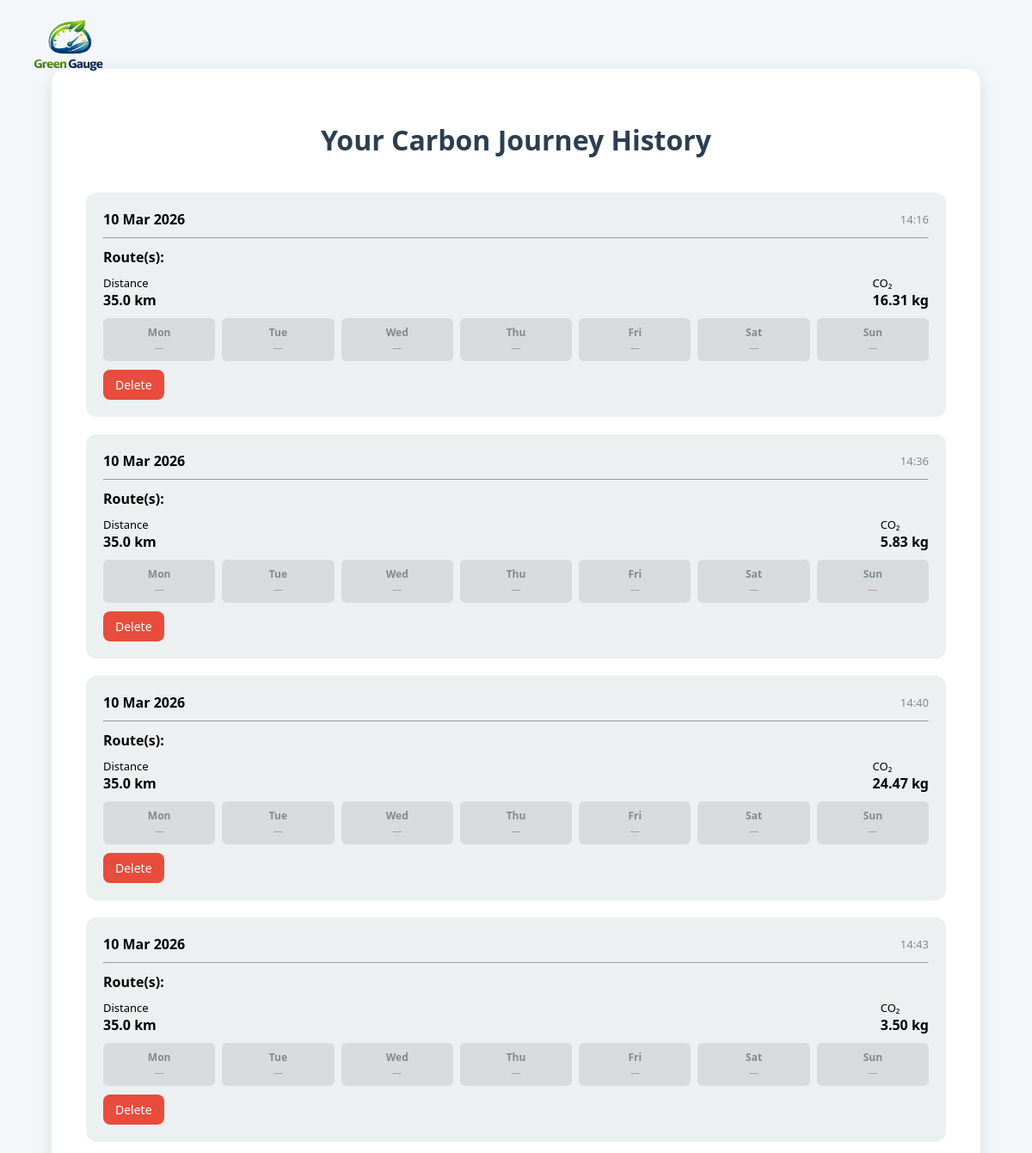
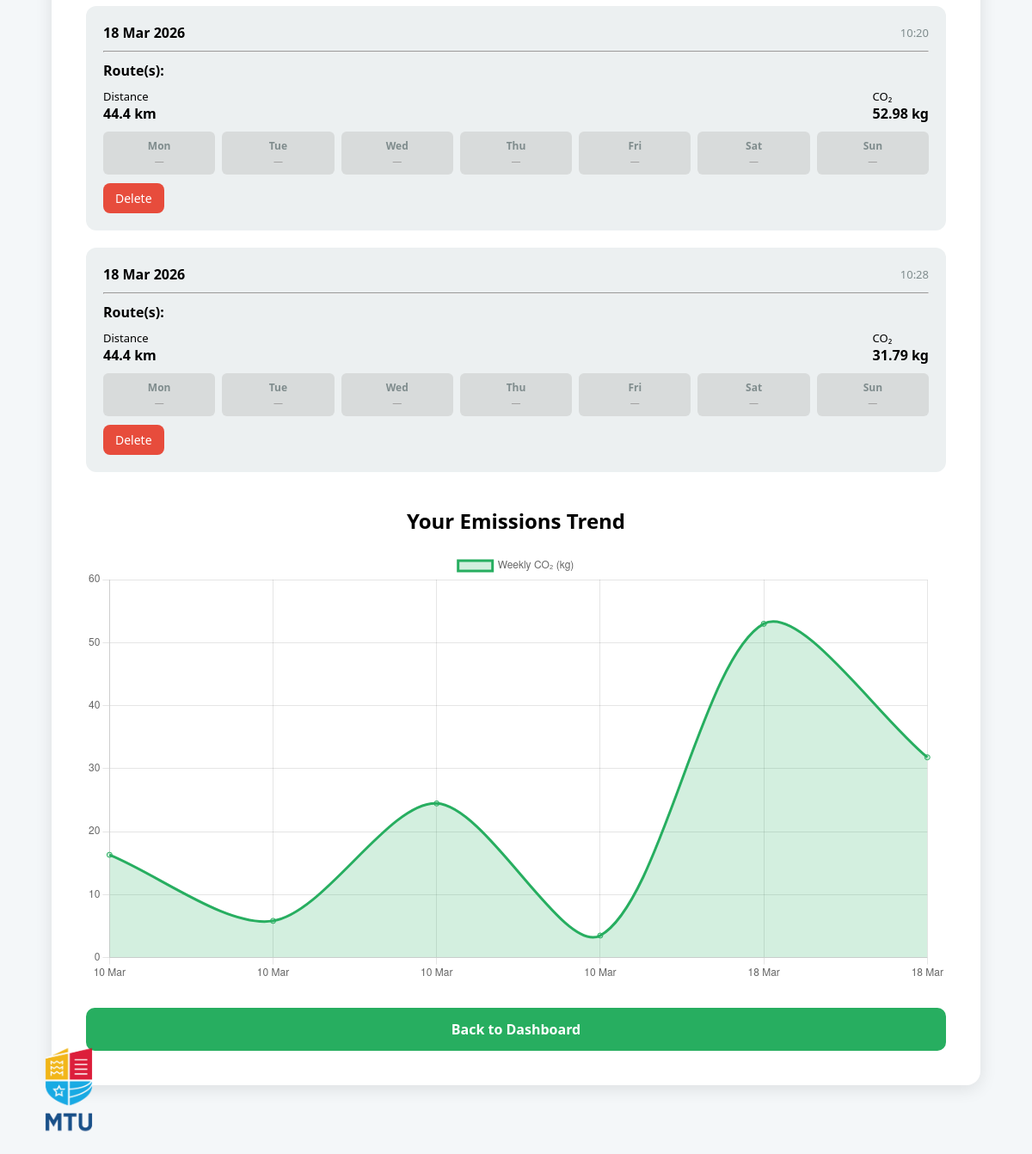
The app's page /previous-results/ (signed in), older data (2 pictures, top to bottom).
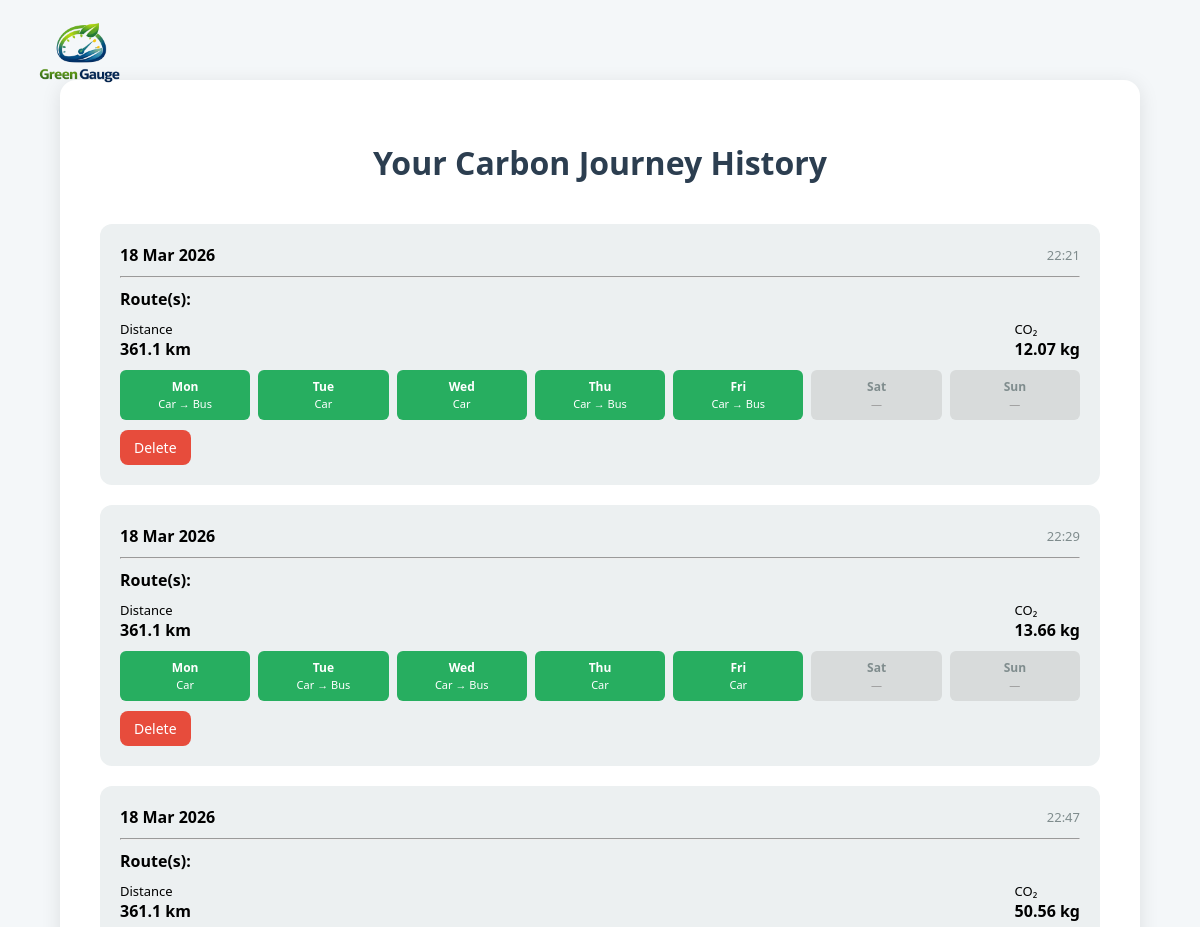
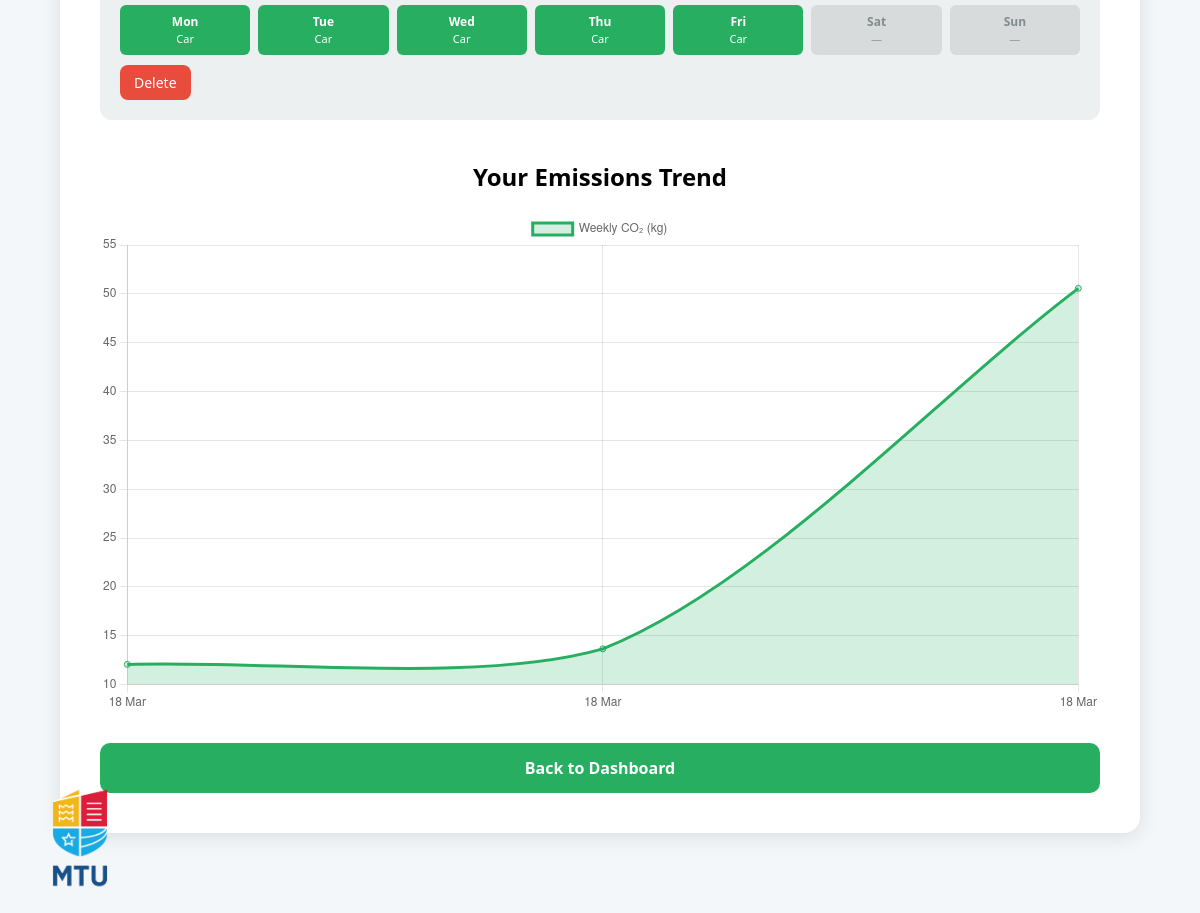
The same page, newer data (2 pictures, top to bottom).
### carbon_app/models.py (models this page shows, shortened)
class EmissionRecord(models.Model):
    user = models.ForeignKey(User, on_delete=models.CASCADE)
    origin = models.CharField(max_length=200)
    destination = models.CharField(max_length=200)
    transport_mode = models.CharField(max_length=50, default="car")
    mode_2 = models.CharField(max_length=20, blank=True, null=True)
    secondary_origin = models.CharField(max_length=200, blank=True, null=True)
    distance_km = models.FloatField()
    weekly_emissions = models.FloatField()
    days = models.CharField(max_length=50, blank=True)
    created_at = models.DateTimeField(auto_now_add=True)

### carbon_app/views.py (the view)
# urls.py: path('previous-results/', views.previous_results, name='previous_results'),
@login_required
def previous_results(request):
    day_order = ["mon", "tue", "wed", "thu", "fri", "sat", "sun"]
    results = EmissionRecord.objects.filter(user=request.user).order_by("created_at")
    for r in results:
        r.destination_display = CAR_PARK_NAMES.get(r.destination, r.destination.title())
        try:
            schedule_data = json.loads(r.days)
        except:
            schedule_data = []
        routes_set = set()
        for item in schedule_data:
            mode = item.get("mode")
            origin = item.get("origin")
            destination = item.get("destination")
            secondary = item.get("secondary_origin")
            destination_display = CAR_PARK_NAMES.get(destination, destination)
            if origin and destination:
                route_str = origin
                if secondary:
                    route_str += f" → {secondary}"
                route_str += f" → {destination_display}"
                routes_set.add(route_str)
        r.routes_list = list(routes_set)
        day_map = {item["day"]: item["mode"] for item in schedule_data}
        full_schedule = []
        for d in day_order:
            full_schedule.append({
                "day": day_names.get(d, d),
                "mode": day_map.get(d),
                "used": d in day_map
            })
        r.schedule = full_schedule
        r.total_distance = r.distance_km
    if results:
        total = sum(r.weekly_emissions for r in results)
        average = round(total / len(results),2)
    else:
        average = 0
    return render(request,"previous_results.html",{
        "results":results,
        "average_emissions":average
    })

### carbon_app/templates/previous_results.html (shortened to what this page needs)
<!DOCTYPE html>
<html>
<head>
{% load static %}
</head>
<body>
    <a href="{% url 'reset_start' %}">
    <img src="{% static 'carbon_app/images/app_logo.png' %}" class="app-logo">
</a>
<div class="container">
<h1>Your Carbon Journey History</h1>
{% if results %}
{% for r in results %}
<div class="result-card">
<div style="display:flex; justify-content:space-between; align-items:center;">
    <strong>{{ r.created_at|date:"d M Y" }}</strong>
    <span class="date">{{ r.created_at|date:"H:i" }}</span>
</div>
<hr style="margin:10px 0;">
<p><strong>Route(s):</strong><br>
</p>
<div style="display:flex; justify-content:space-between; margin-top:10px;">
<div>
<p style="margin:0; font-size:13px;">Distance</p>
<strong>{{ r.total_distance|floatformat:1 }} km</strong>
</div>
<div>
<p style="margin:0; font-size:13px;">CO₂</p>
<strong>{{ r.weekly_emissions|floatformat:2 }} kg</strong>
</div>
</div>
<div class="day-grid">
{% for d in r.schedule %}
<div class="day-box {% if not d.used %}empty{% endif %}">
    <strong>{{ d.day }}</strong><br>
    {% if d.used %}
        <span style="font-size:11px;">
            {{ d.mode|title }}
        </span>
    {% else %}
        <span style="font-size:11px; color:#999;">
            —
        </span>
    {% endif %}
</div>
{% endfor %}
</div>
<a href="{% url 'delete_result' r.id %}" class="delete-btn">
Delete
</a>
</div>
{% endfor %}
<div class="chart-container">
<h2 style="text-align:center;">Your Emissions Trend</h2>
<canvas id="carbonChart"></canvas>
</div>
{% else %}
<p style="text-align:center;">No journeys recorded yet.</p>
{% endif %}
<a href="{% url 'dashboard' %}" class="back-btn">
Back to Dashboard
</a>
</div>
<script>
const labels = [
{% for r in results %}
"{{ r.created_at|date:'d M' }}",
{% endfor %}
];
const data = [
{% for r in results %}
{{ r.weekly_emissions }},
{% endfor %}
];
const ctx = document.getElementById('carbonChart').getContext('2d');
new Chart(ctx, {
type: 'line',
data: {
labels: labels,
datasets: [{
label: 'Weekly CO₂ (kg)',
data: data,
borderColor: '#27ae60',
backgroundColor: 'rgba(39,174,96,0.2)',
fill: true,
tension: 0.3
}]
},
options: {
responsive: true,
plugins:{
legend:{display:true}
}
}
});
</script>
<img src="{% static 'carbon_app/images/mtu_logo.png' %}" class="mtu-logo">
</body>
</html>

### carbon_app/templates/previous_results.html (style rules this page uses)
body { font-family:'Segoe UI', sans-serif; background-color:#f4f7f9; margin:0; padding:0; }
.container { width:100%; max-width:1000px; margin:80px auto; background:white; padding:40px; border-radius:16px; box-shadow:0 4px 20px rgba(0,0,0,0.1); }
h1 { text-align:center; color:#2c3e50; margin-bottom:40px; }
.result-card { background:#ecf0f1; padding:20px; border-radius:12px; margin-bottom:20px; }
.result-card p { margin:6px 0; }
.date { color:#7f8c8d; font-size:13px; }
.delete-btn { display:inline-block; margin-top:10px; padding:8px 14px; background:#e74c3c; color:white; text-decoration:none; border-radius:8px; font-size:14px; }
.back-btn { display:block; text-align:center; margin-top:30px; padding:14px; background:#27ae60; color:white; text-decoration:none; border-radius:10px; font-weight:bold; }
.chart-container { margin-top:40px; }
.mtu-logo { position:fixed; bottom:15px; left:20px; width:120px; opacity:0.9; }
.app-logo { position:fixed; top:15px; left:20px; width:120px; z-index:1000; }
.day-grid { display:grid; grid-template-columns:repeat(7,1fr); gap:8px; margin-top:10px; }
.day-box { background:#27ae60; color:white; padding:8px; border-radius:6px; font-size:12px; text-align:center; }
.day-box.empty { background:#d8dbdb; color:#7f8c8d; }

Row changes from the older to the newer data that the page shows:
removed EmissionRecord: created_at "10 Mar 2026", created_at "14:16", total_distance "35.0", weekly_emissions "16.31", day "Mon" "Tue" "Wed" "Thu" "Fri" "Sat" "Sun"
removed EmissionRecord: created_at "10 Mar 2026", created_at "14:36", total_distance "35.0", weekly_emissions "5.83", day "Mon" "Tue" "Wed" "Thu" "Fri" "Sat" "Sun"
removed EmissionRecord: created_at "10 Mar 2026", created_at "14:40", total_distance "35.0", weekly_emissions "24.47", day "Mon" "Tue" "Wed" "Thu" "Fri" "Sat" "Sun"
removed EmissionRecord: created_at "10 Mar 2026", created_at "14:43", total_distance "35.0", weekly_emissions "3.50", day "Mon" "Tue" "Wed" "Thu" "Fri" "Sat" "Sun"
removed EmissionRecord: created_at "18 Mar 2026", created_at "10:20", total_distance "44.4", weekly_emissions "52.98", day "Mon" "Tue" "Wed" "Thu" "Fri" "Sat" "Sun"
removed EmissionRecord: created_at "18 Mar 2026", created_at "10:28", total_distance "44.4", weekly_emissions "31.79", day "Mon" "Tue" "Wed" "Thu" "Fri" "Sat" "Sun"
added EmissionRecord: created_at "18 Mar 2026", created_at "22:21", total_distance "361.1", weekly_emissions "12.07", day "Mon" "Tue" "Wed" "Thu" "Fri" "Sat" "Sun", mode "Car → Bus" "Car" "Car" "Car → Bus" "Car → Bus"
added EmissionRecord: created_at "18 Mar 2026", created_at "22:29", total_distance "361.1", weekly_emissions "13.66", day "Mon" "Tue" "Wed" "Thu" "Fri" "Sat" "Sun", mode "Car" "Car → Bus" "Car → Bus" "Car" "Car"
added EmissionRecord: created_at "18 Mar 2026", created_at "22:47", total_distance "361.1", weekly_emissions "50.56", day "Mon" "Tue" "Wed" "Thu" "Fri" "Sat" "Sun", mode "Car" "Car" "Car" "Car" "Car"
Text that changed along with them:
chart data {{ r.weekly_emissions }}: 16.31, 5.83, 24.47, 3.5, 52.98, 31.79 → 12.07, 13.66, 50.56
